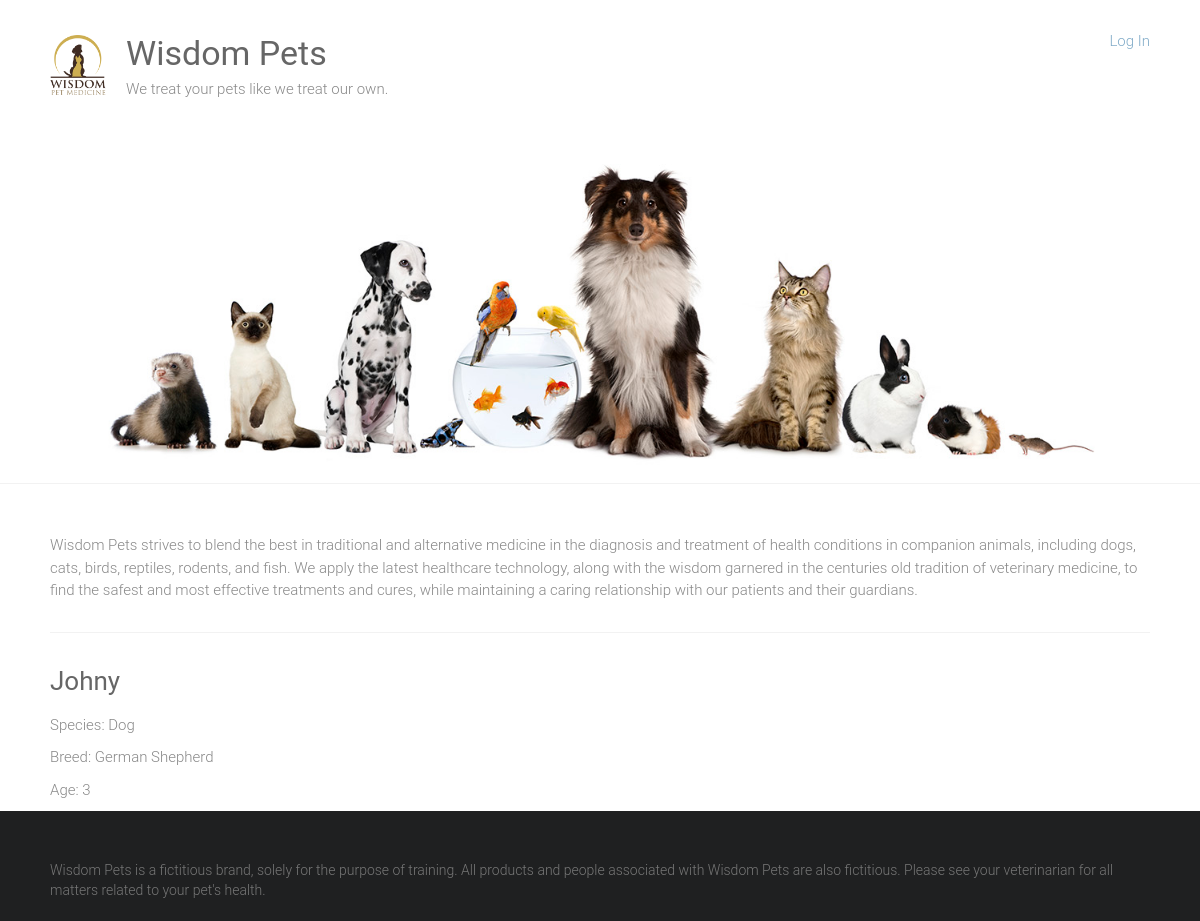
/adoption, run on the app's committed database.
### adoption/models.py (models this page shows)
class Pet(models.Model):
    SEX_CHOICES=[('M','Male'),('F','Female')]
    name = models.CharField(max_length=100)
    submitter = models.CharField(max_length=100)
    spieces = models.CharField(max_length=50)
    breed = models.CharField(max_length=50, blank=True)
    description = models.TextField()
    sex = models.CharField(choices=SEX_CHOICES, max_length=1)
    age = models.IntegerField(null=True)
    submission_date = models.DateTimeField()
    vaccinations = models.ManyToManyField('Vaccine', blank=True)

### adoption/views.py (the view)
# urls.py: 2. Add a URL to urlpatterns:  path('', views.home, name='home')
def home(request):
    pets= Pet.objects.all()
    return render(request, 'home.html', {'pets':pets})

### adoption/templates/home.html (shortened to what this page needs)
{% extends 'base.html' %}
{% block content %}
    {% for pet in pets %}
        <div class="petname">
            <a href="{% url 'pet_detail' pet.id %}">
                <h3>{{pet.name}}</h3>
            </a>
            <p>Species: {{pet.spieces}}</p>
            {% if pet.breed %}
                <p>Breed: {{pet.breed}}</p>
            {% endif %}
            <p>Age: {{pet.age}}</p>
        </div>
    {% endfor%}
{% endblock %}

### static/style.css (style rules this page uses)
html, body, div, span, applet, object, iframe, h1, h2, h3, h4, h5, h6, p, blockquote, pre, a, abbr, acronym, address, big, cite, code, del, dfn, em, font, ins, kbd, q, s, samp, small, strike, strong, sub, sup, tt, var, dl, dt, dd, ol, ul, li, fieldset, form, label, legend, table, caption, tbody, tfoot, thead, tr, th, td { border: 0; font: inherit; font-size: 100%; font-style: inherit; font-weight: inherit; margin: 0; outline: 0; padding: 0; vertical-align: baseline; }
html { overflow-y: scroll; -webkit-text-size-adjust: 100%; -ms-text-size-adjust: 100%; }
h1, h2, h3, h4, h5, h6 { color: #666666; line-height: 1.4; padding-bottom: 15px; font-weight: normal; }
h3 { font-size: 26px; }
body, button, input, select, textarea { color: #888888; font-size: 15px; line-height: 1.5; font-family: 'Roboto', sans-serif; font-weight: 300; }
p { color: #888888; font-size: 15px; line-height: 1.5; margin-bottom: 15px; font-weight: 300; }
body { background: #f2f2f2; }
a { color: #80abc8; text-decoration: none; -webkit-transition: 0.25s ease-in-out; -moz-transition: 0.25s ease-in-out; transition: 0.25s ease-in-out; -ms-transition: 0.25s ease-in-out; -o-transition: 0.25s ease-in-out; }
body { padding-top: 30px; padding-bottom: 30px; }
body.wide { padding-top: 0; padding-bottom: 0; }
.single-page p { margin-bottom: 10px; }

### data on the page
Pet: name "Johny", spieces "Dog", breed "German Shepherd", age "3"
